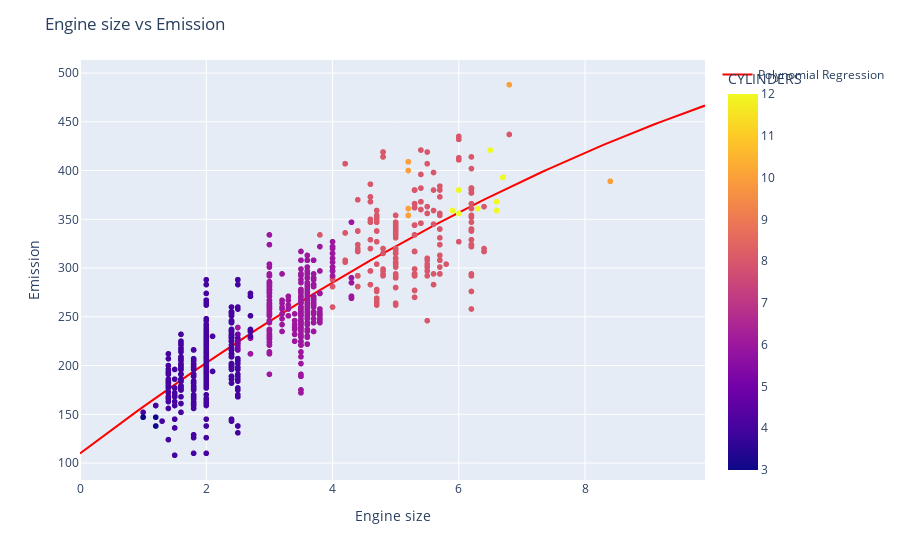

This figure's notebook cell:
### Markdown cell above
As mentioned before, **Coefficient** and **Intercept** , are the parameters of the fit curvy line.
Given that it is a typical multiple linear regression, with 3 parameters, and knowing that the parameters are the intercept and coefficients of hyperplane, sklearn has estimated them from our new set of feature sets. Lets plot it:

### Code cell
xx = np.arange(0.0, 10.0, 0.1)
yy = clf.intercept_[0] + clf.coef_[0][1] * xx + clf.coef_[0][2] * np.power(xx, 2)

fig = px.scatter(cdf, x="ENGINESIZE", y="CO2EMISSIONS", color="CYLINDERS")
fig.update_layout(
    title="Engine size vs Emission",
    xaxis_title="Engine size",
    yaxis_title="Emission",
)
fig.add_trace(
    go.Scatter(
        x=xx,
        y=yy,
        mode="lines",
        name="Polynomial Regression",
        line=dict(color="red", width=2),
    )
)
fig.show()

### Figure 1 — Plotly figure (JSON) as saved in the notebook; plotly's stock layout.template omitted (floating-point values rounded to 4 significant figures; data arrays with more than 128 entries replaced by an {"elided": "..."} marker saying what was removed)
{"data": [{"hovertemplate": "ENGINESIZE=%{x}<br>CO2EMISSIONS=%{y}<br>CYLINDERS=%{marker.color}<extra></extra>", "legendgroup": "", "marker": {"color": {"elided": "1067 int values"}, "coloraxis": "coloraxis", "symbol": "circle"}, "mode": "markers", "name": "", "showlegend": false, "type": "scattergl", "x": {"elided": "1067 float values"}, "xaxis": "x", "y": {"elided": "1067 int values"}, "yaxis": "y"}, {"line": {"color": "red", "width": 2}, "mode": "lines", "name": "Polynomial Regression", "type": "scatter", "x": [0, 0.1, 0.2, 0.3, 0.4, 0.5, 0.6, 0.7, 0.8, 0.9, 1, 1.1, 1.2, 1.3, 1.4, 1.5, 1.6, 1.7, 1.8, 1.9, 2, 2.1, 2.2, 2.3, 2.4, 2.5, 2.6, 2.7, 2.8, 2.9, 3, 3.1, 3.2, 3.3, 3.4, 3.5, 3.6, 3.7, 3.8, 3.9, 4, 4.1, 4.2, 4.3, 4.4, 4.5, 4.6, 4.7, 4.8, 4.9, 5, 5.1, 5.2, 5.3, 5.4, 5.5, 5.6, 5.7, 5.8, 5.9, 6, 6.1, 6.2, 6.3, 6.4, 6.5, 6.6, 6.7, 6.8, 6.9, 7, 7.1, 7.2, 7.3, 7.4, 7.5, 7.6, 7.7, 7.8, 7.9, 8, 8.1, 8.2, 8.3, 8.4, 8.5, 8.6, 8.7, 8.8, 8.9, 9, 9.1, 9.2, 9.3, 9.4, 9.5, 9.6, 9.7, 9.8, 9.9], "y": [109.9, 114.8, 119.6, 124.5, 129.3, 134.1, 138.9, 143.6, 148.3, 153.0, 157.7, 162.3, 166.9, 171.5, 176.0, 180.6, 185.1, 189.5, 194.0, 198.4, 202.8, 207.2, 211.5, 215.8, 220.1, 224.4, 228.6, 232.8, 237.0, 241.2, 245.3, 249.4, 253.5, 257.5, 261.6, 265.6, 269.5, 273.5, 277.4, 281.3, 285.2, 289.0, 292.8, 296.6, 300.4, 304.1, 307.8, 311.5, 315.2, 318.8, 322.4, 326.0, 329.5, 333.1, 336.6, 340.0, 343.5, 346.9, 350.3, 353.7, 357.0, 360.3, 363.6, 366.9, 370.1, 373.3, 376.5, 379.6, 382.8, 385.9, 388.9, 392.0, 395.0, 398.0, 401.0, 403.9, 406.8, 409.7, 412.6, 415.4, 418.2, 421.0, 423.8, 426.5, 429.2, 431.9, 434.6, 437.2, 439.8, 442.4, 444.9, 447.4, 449.9, 452.4, 454.8, 457.3, 459.6, 462.0, 464.3, 466.7]}], "layout": {"coloraxis": {"colorbar": {"title": {"text": "CYLINDERS"}}, "colorscale": [[0, "#0d0887"], [0.1111, "#46039f"], [0.2222, "#7201a8"], [0.3333, "#9c179e"], [0.4444, "#bd3786"], [0.5556, "#d8576b"], [0.6667, "#ed7953"], [0.7778, "#fb9f3a"], [0.8889, "#fdca26"], [1, "#f0f921"]]}, "legend": {"tracegroupgap": 0}, "margin": {"t": 60}, "title": {"text": "Engine size vs Emission"}, "xaxis": {"anchor": "y", "domain": [0, 1], "title": {"text": "Engine size"}}, "yaxis": {"anchor": "x", "domain": [0, 1], "title": {"text": "Emission"}}}}
